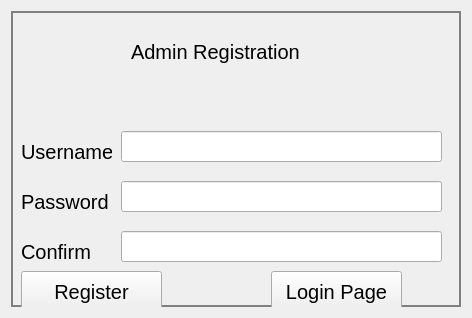
<?xml version="1.0" encoding="UTF-8"?>
<ui version="4.0">
 <class>regi</class>
 <widget class="QWidget" name="regi">
  <property name="geometry">
   <rect>
    <x>0</x>
    <y>0</y>
    <width>472</width>
    <height>318</height>
   </rect>
  </property>
  <property name="windowTitle">
   <string>Form</string>
  </property>
  <property name="styleSheet">
   <string notr="true">QWidget {
    background-image: url(:/Desktop/IMG_9514.JPG);
    background-repeat: no-repeat;
    background-size: cover;
}
QGroupBox {
    background: transparent;
    border: 2px solid gray;
}
</string>
  </property>
  <layout class="QVBoxLayout" name="verticalLayout_2">
   <item>
    <widget class="QGroupBox" name="groupBox">
     <property name="styleSheet">
      <string notr="true">background-image: url(:/database/576.webp);</string>
     </property>
     <property name="title">
      <string/>
     </property>
     <widget class="QLabel" name="label">
      <property name="geometry">
       <rect>
        <x>120</x>
        <y>20</y>
        <width>181</width>
        <height>41</height>
       </rect>
      </property>
      <property name="styleSheet">
       <string notr="true">QLabel{
font-size:20px}</string>
      </property>
      <property name="text">
       <string>Admin Registration</string>
      </property>
     </widget>
     <widget class="QLabel" name="label_2">
      <property name="geometry">
       <rect>
        <x>10</x>
        <y>120</y>
        <width>91</width>
        <height>41</height>
       </rect>
      </property>
      <property name="styleSheet">
       <string notr="true">QLabel{
font-size:20px}</string>
      </property>
      <property name="text">
       <string>Username</string>
      </property>
     </widget>
     <widget class="QLabel" name="label_3">
      <property name="geometry">
       <rect>
        <x>10</x>
        <y>170</y>
        <width>91</width>
        <height>41</height>
       </rect>
      </property>
      <property name="styleSheet">
       <string notr="true">QLabel{
font-size:20px}</string>
      </property>
      <property name="text">
       <string>Password</string>
      </property>
     </widget>
     <widget class="QLabel" name="label_4">
      <property name="geometry">
       <rect>
        <x>10</x>
        <y>220</y>
        <width>91</width>
        <height>41</height>
       </rect>
      </property>
      <property name="styleSheet">
       <string notr="true">QLabel{
font-size:20px}</string>
      </property>
      <property name="text">
       <string>Confirm</string>
      </property>
     </widget>
     <widget class="QLineEdit" name="lineEdit">
      <property name="geometry">
       <rect>
        <x>110</x>
        <y>120</y>
        <width>321</width>
        <height>31</height>
       </rect>
      </property>
     </widget>
     <widget class="QLineEdit" name="lineEdit_2">
      <property name="geometry">
       <rect>
        <x>110</x>
        <y>170</y>
        <width>321</width>
        <height>31</height>
       </rect>
      </property>
     </widget>
     <widget class="QLineEdit" name="lineEdit_3">
      <property name="geometry">
       <rect>
        <x>110</x>
        <y>220</y>
        <width>321</width>
        <height>31</height>
       </rect>
      </property>
     </widget>
     <widget class="QPushButton" name="pushButton">
      <property name="geometry">
       <rect>
        <x>10</x>
        <y>260</y>
        <width>141</width>
        <height>41</height>
       </rect>
      </property>
      <property name="styleSheet">
       <string notr="true">QPushButton{
font-size:20px}</string>
      </property>
      <property name="text">
       <string>Register</string>
      </property>
     </widget>
     <widget class="QPushButton" name="pushButton_2">
      <property name="geometry">
       <rect>
        <x>260</x>
        <y>260</y>
        <width>131</width>
        <height>41</height>
       </rect>
      </property>
      <property name="styleSheet">
       <string notr="true">QPushButton{
font-size:20px}</string>
      </property>
      <property name="text">
       <string>Login Page</string>
      </property>
     </widget>
    </widget>
   </item>
  </layout>
 </widget>
 <resources/>
 <connections/>
</ui>
